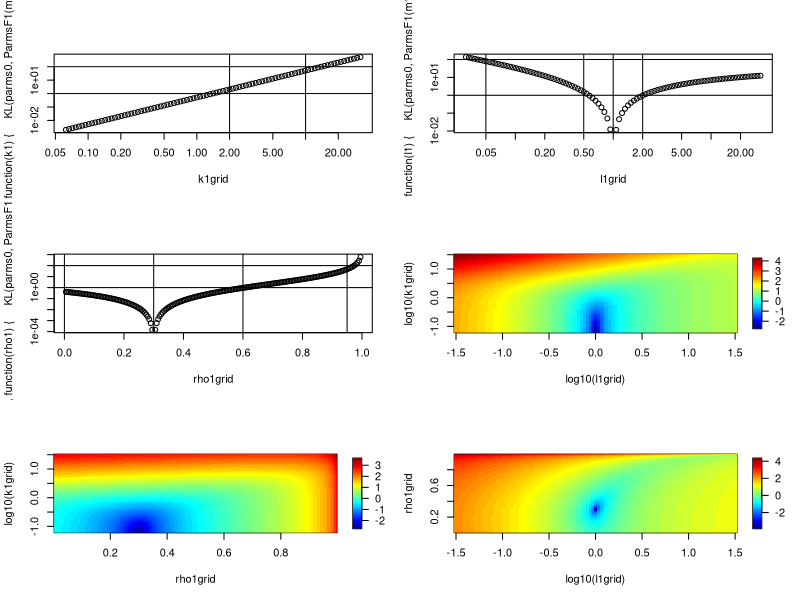

Write R code to recreate this figure. (Note: this script raises an error after producing the figure.)
# KL divergence btw F0 and F1

rm(list=ls())
library(nlme); library(flexmix); library(fields)

# Functions
KL <- function(parms1, parms2){
  invSigma2 <- solve(parms2$Sigma)
  0.5*(log(det(parms2$Sigma)/det(parms1$Sigma)) - d + sum(diag(invSigma2%*%parms1$Sigma)) +
         t(parms2$mu-parms1$mu)%*%invSigma2%*%(parms2$mu-parms1$mu))[1, 1]
}

FrobeniusNormError = function(Sigmahat,Sigma1){
  return (norm(Sigmahat - Sigma1,"F"))
}


taux_detection <- function(vrais_labels, labels_predits) {
  # S'assurer que les entrées sont binaires
  if (!all(vrais_labels %in% c(0, 1)) || !all(labels_predits %in% c(0, 1))) {
    stop("Les vecteurs doivent contenir uniquement 0 (normal) ou 1 (outlier).")
  }
  
  # Calcul des éléments de la matrice de confusion
  VP <- sum(vrais_labels == 1 & labels_predits == 1)  # Vrai Positifs
  FP <- sum(vrais_labels == 0 & labels_predits == 1)  # Faux Positifs
  FN <- sum(vrais_labels == 1 & labels_predits == 0)  # Faux Négatifs
  VN <- sum(vrais_labels == 0 & labels_predits == 0)  # Vrai Négatifs
  
  # Taux
  TPR <- if ((VP + FN) > 0) VP / (VP + FN) else NA  # Sensibilité
  FPR <- if ((FP + VN) > 0) FP / (FP + VN) else NA  # 1 - Spécificité
  
  return(list(
    TPR = TPR,
    FPR = FPR,
    VP = VP,
    FP = FP,
    FN = FN,
    VN = VN
  ))
}




# Contamination parms: F1
ParmsF1 <- function(m1, k1, l1, rho1){
  d <- length(m1)
  mu1 <- k1*m1
  sigmaSq1 <- l1*sigmaSq0
  Sigma1 <- diag(sqrt(sigmaSq1)) %*% toeplitz(rho1^(0:(d-1))) %*% diag(sqrt(sigmaSq1))
  return(list(mu1=mu1, Sigma1=Sigma1))
}


# Dims
d <- 10

# Null parms: F0
mu0 <- rep(0, d)
sigmaSq0 <- (1:d); sigmaSq0 <- sigmaSq0 / mean(sigmaSq0)
rho0 <- 0.3
Sigma0 <- diag(sqrt(sigmaSq0)) %*% toeplitz(rho0^(0:(d-1))) %*% diag(sqrt(sigmaSq0))
parms0 <- list(mu=mu0, Sigma=Sigma0)

# # Null (null) parms: F0
# mu0 <- rep(0, d)
# sigmaSq0 <- rep(1, d)
# rho0 <- 0
# Sigma0 <- diag(sqrt(sigmaSq0)) %*% toeplitz(rho0^(0:(d-1))) %*% diag(sqrt(sigmaSq0))
# parms0 <- list(mu=mu0, Sigma=Sigma0)

# Contamination
m1 <- rep(1/sqrt(d), d)
KL(parms1=parms0, parms2=ParmsF1(m1, 1, 1, 0.5))

par(mfrow=c(3, 2))
k1grid <- 2^seq(-4, 5, by=.1); k1val <- c(0, 2, 10)
plot(k1grid, sapply(k1grid, function(k1){KL(parms0, ParmsF1(m1, k1, 1, rho0))}), log='xy')
abline(h=c(1, 1e2)); abline(v=k1val)
l1grid <- 2^seq(-5, 5, .1); l1val <- c(1/20, .5, 1, 2)
plot(l1grid, sapply(l1grid, function(l1){KL(parms0, ParmsF1(m1, 0, l1, rho0))}), log='xy')
abline(h=c(1, 1e2)); abline(v=l1val)
rho1grid <- seq(0.005, 0.995, by=0.005); rho1val <- c(0, .3, .6, .95)
plot(rho1grid, sapply(rho1grid, function(rho1){KL(parms0, ParmsF1(m1, 0, 1, rho1))}), log='y')
abline(h=c(1, 1e2)); abline(v=rho1val)

KLk1l1 <- sapply(k1grid, function(k1){sapply(l1grid, function(l1){KL(parms0, ParmsF1(m1, k1, l1, rho0))})})
image.plot(log10(l1grid), log10(k1grid), log10(KLk1l1))
KLk1rho1 <- sapply(k1grid, function(k1){sapply(rho1grid, function(rho1){KL(parms0, ParmsF1(m1, k1, 1, rho1))})})
image.plot(rho1grid, log10(k1grid), log10(KLk1rho1))
KLrho1l1 <- sapply(rho1grid, function(rho1){sapply(l1grid, function(l1){KL(parms0, ParmsF1(m1, 0, l1, rho1))})})
KLrho1l1[KLrho1l1==0] <- NA
image.plot(log10(l1grid), rho1grid, log10(KLrho1l1))


##########################
#Tests effets sur norme de Frobenius variation k
#############################



erreurNormeFrobenius = array(0, dim = c(length(contamin_rate), length(methodes),length(k1grid)))
faux_positifs = array(0, dim = c(length(contamin_rate), length(methodes),length(k1grid)))
faux_negatifs = array(0, dim = c(length(contamin_rate), length(methodes),length(k1grid)))

for (i in seq_along(k1grid))
{
for (j in seq_along(contamin_rate))
{
  
  r = contamin_rate[j]
  print(paste("r ", r))
  k = k1grid[i]
  print(paste("k ",k))
  
  data <- genererEchantillon(n,d,mu1,mu2 = k*m1,p1 = 1- r/100,r/100,Sigma1,Sigma2 = Sigma1,contamin = "moyenne",cluster = FALSE)
  Z = data$Z
  compt = 1
for (m in methodes)  
{
  
  if(m == "online"){
    print (m)
  resultats = StreamingOutlierDetectionCorrectedThreshold(Z,batch = 1)
  Sigma = resultats$Sigma[nrow(Z),,]
  outliers = resultats$outlier_labels
  }
  if(m == "streaming"){
    print (m)
    resultats = StreamingOutlierDetectionCorrectedThreshold(Z,batch = ncol(Z))
    Sigma = resultats$Sigma[nrow(Z),,]
    outliers = resultats$outlier_labels
  }
  
  
  print(paste("i = ",i))
  print(paste("compt = ",compt))
  print(paste("j = ",j))
  #print("m = ",m)
  erreurNormeFrobenius[j,compt,i] = norm(Sigma - Sigma1,"F")  
  
  
  
  tc <- table(data$labelsVrais[1:(nrow(Z))], as.numeric(outliers)[1:(nrow(Z))])
  if ("0" %in% rownames(tc)){
  if((tc["0","0"] + tc["0","1"]) != 0)
  {faux_positifs[j,compt,i]   <-(tc["0", "1"]/(tc["0", "1"] + tc["0", "0"]))*100}
  }
  if ("1" %in% rownames(tc)){
  if((tc["1","0"] + tc["1","1"]) != 0)
  {faux_negatifs[j,compt,i]   <-(tc["1", "1"]/(tc["1", "1"] + tc["1", "0"]))*100}}
  compt = compt + 1
} 
  
}

}

save(erreurNormeFrobenius,file ="erreurNormeFrobeniusKGrid.Rdata") 
save(faux_positifs,file ="faux_positifsKGrid.Rdata") 
save(faux_negatifs,file ="faux_negatifsKGrid.Rdata") 

plot(k1grid,faux_negatifs[9,2,])

###########################################
#Variation de l1grid
###########################################


erreurNormeFrobeniusL1 = array(0, dim = c(length(contamin_rate), length(methodes),length(l1grid)))
faux_positifsL1 = array(0, dim = c(length(contamin_rate), length(methodes),length(l1grid)))
faux_negatifsL1 = array(0, dim = c(length(contamin_rate), length(methodes),length(l1grid)))




for (i in seq_along(l1grid))
{
  for (j in seq_along(contamin_rate))
  {
    
    r = contamin_rate[j]
    print(paste("r ", r))
    k = l1grid[i]
    print(paste("k ",k))
    
    data <- genererEchantillon(n,d,mu1,mu2 = mu1,p1 = 1- r/100,r/100,Sigma1,Sigma2 = k*Sigma1,contamin = "variance",cluster = FALSE)
    Z = data$Z
    compt = 1
    for (m in methodes)  
    {
      
      if(m == "online"){
        print (m)
        resultats = StreamingOutlierDetectionCorrectedThreshold(Z,batch = 1)
        Sigma = resultats$Sigma[nrow(Z),,]
        outliers = resultats$outlier_labels
      }
      if(m == "streaming"){
        print (m)
        resultats = StreamingOutlierDetectionCorrectedThreshold(Z,batch = ncol(Z))
        Sigma = resultats$Sigma[nrow(Z),,]
        outliers = resultats$outlier_labels
      }
      
      
      print(paste("i = ",i))
      print(paste("compt = ",compt))
      print(paste("j = ",j))
      #print("m = ",m)
      erreurNormeFrobeniusL1[j,compt,i] = norm(Sigma - Sigma1,"F")  
      
      
      
      tc <- table(data$labelsVrais[1:(nrow(Z))], as.numeric(outliers)[1:(nrow(Z))])
      if ("0" %in% rownames(tc)){
        if((tc["0","0"] + tc["0","1"]) != 0)
        {faux_positifsL1[j,compt,i]   <-(tc["0", "1"]/(tc["0", "1"] + tc["0", "0"]))*100}
      }
      if ("1" %in% rownames(tc)){
        if((tc["1","0"] + tc["1","1"]) != 0)
        {faux_negatifsL1[j,compt,i]   <-(tc["1", "1"]/(tc["1", "1"] + tc["1", "0"]))*100}}
      compt = compt + 1
    } 
    
  }
  
}



###########################################
#Variation de rho1grid
###########################################


erreurNormeFrobeniusRho = array(0, dim = c(length(contamin_rate), length(methodes),length(rho1grid)))
faux_positifsRho = array(0, dim = c(length(contamin_rate), length(methodes),length(rho1grid)))
faux_negatifsRho = array(0, dim = c(length(contamin_rate), length(methodes),length(rho1grid)))



for (i in seq_along(rho1grid))
{
  for (j in seq_along(contamin_rate))
  {
    
    r = contamin_rate[j]
    print(paste("r ", r))
    k = rho1grid[i]
    print(paste("k ",k))
    Sigma1 <- diag(sqrt(sigmaSq0)) %*% toeplitz(k^(0:(d-1))) %*% diag(sqrt(sigmaSq0))
    data <- genererEchantillon(n,d,mu1,mu2 = mu1,p1 = 1- r/100,r/100,Sigma1,Sigma2 = Sigma1,contamin = "moyenne",cluster = FALSE)
    Z = data$Z
    compt = 1
    for (m in methodes)  
    {
      
      if(m == "online"){
        print (m)
        resultats = StreamingOutlierDetectionCorrectedThreshold(Z,batch = 1)
        Sigma = resultats$Sigma[nrow(Z),,]
        outliers = resultats$outlier_labels
      }
      if(m == "streaming"){
        print (m)
        resultats = StreamingOutlierDetectionCorrectedThreshold(Z,batch = ncol(Z))
        Sigma = resultats$Sigma[nrow(Z),,]
        outliers = resultats$outlier_labels
      }
      
      
      print(paste("i = ",i))
      print(paste("compt = ",compt))
      print(paste("j = ",j))
      #print("m = ",m)
      erreurNormeFrobeniusRho[j,compt,i] = norm(Sigma - Sigma1,"F")  
      
      
      
      tc <- table(data$labelsVrais[1:(nrow(Z))], as.numeric(outliers)[1:(nrow(Z))])
      if ("0" %in% rownames(tc)){
        if((tc["0","0"] + tc["0","1"]) != 0)
        {faux_positifsRho[j,compt,i]   <-(tc["0", "1"]/(tc["0", "1"] + tc["0", "0"]))*100}
      }
      if ("1" %in% rownames(tc)){
        if((tc["1","0"] + tc["1","1"]) != 0)
        {faux_negatifsRho[j,compt,i]   <-(tc["1", "1"]/(tc["1", "1"] + tc["1", "0"]))*100}}
      compt = compt + 1
    } 
    
  }
  
}

#################################################
#Variation de k1, de l1 et de rho
#################################################

erreurNormeFrobeniusk1l1rho1 = array(0, dim = c(length(contamin_rate), length(methodes),length(k1grid),length(l1grid),length(rho1grid)))
faux_positifsk1l1rho1 = array(0, dim = c(length(contamin_rate), length(methodes),length(k1grid),length(l1grid),length(rho1grid)))
faux_negatifsk1l1rho1 = array(0, dim = c(length(contamin_rate), length(methodes),length(k1grid),length(l1grid),length(rho1grid)))


for (t in seq_along(rho1grid)){
for (i in seq_along(k1grid))
{
  for (s in seq_along(l1grid)){
    
  for (j in seq_along(contamin_rate))
  {
    
    r = contamin_rate[j]
    print(paste("r ", r))
    k = k1grid[i]
    g = l1grid[s]
    w = rho1grid[t]
    print(paste("k ",k))
    Sigma1 <- diag(sqrt(sigmaSq0)) %*% toeplitz(w^(0:(d-1))) %*% diag(sqrt(sigmaSq0))
    data <- genererEchantillon(n,d,mu1,mu2 = m1*k,p1 = 1- r/100,r/100,Sigma1,Sigma2 = g*Sigma1,contamin = "moyenne_variance",cluster = FALSE)
    Z = data$Z
    compt = 1
    for (m in methodes)  
    {
      
      if(m == "online"){
        print (m)
        resultats = StreamingOutlierDetectionCorrectedThreshold(Z,batch = 1)
        Sigma = resultats$Sigma[nrow(Z),,]
        outliers = resultats$outlier_labels
      }
      if(m == "streaming"){
        print (m)
        resultats = StreamingOutlierDetectionCorrectedThreshold(Z,batch = ncol(Z))
        Sigma = resultats$Sigma[nrow(Z),,]
        outliers = resultats$outlier_labels
      }
      
      
      print(paste("i = ",i))
      print(paste("compt = ",compt))
      print(paste("j = ",j))
      #print("m = ",m)
      erreurNormeFrobeniusk1l1rho1[j,compt,i,s,t] = norm(Sigma - Sigma1,"F")  
      
      
      
      tc <- table(data$labelsVrais[1:(nrow(Z))], as.numeric(outliers)[1:(nrow(Z))])
      if ("0" %in% rownames(tc)){
        if((tc["0","0"] + tc["0","1"]) != 0)
        {faux_positifsk1l1rho1[j,compt,i,s,t]   <-(tc["0", "1"]/(tc["0", "1"] + tc["0", "0"]))*100}
      }
      if ("1" %in% rownames(tc)){
        if((tc["1","0"] + tc["1","1"]) != 0)
        {faux_negatifsk1l1rho1[j,compt,i,s,t]   <-(tc["1", "1"]/(tc["1", "1"] + tc["1", "0"]))*100}}
      compt = compt + 1
    } 
  }
  }
}
}





#########################################################
#Seuil
########################################################

calcule_fp = function(corr = TRUE){
  methodes= c("streaming","online","offline")
  contamin_rate = c("0","2","5","10","15","20","25","30","40")
  fp_seuil =array(0,dim = c(length(contamin_rate), length(methodes)))
  
for (k in seq_along(contamin_rate))
{
 r = 0 
 compt = 1
  data <- genererEchantillon(n,d,mu1,mu2 = k*mu1,p1 = 1- r/100,r/100,Sigma1,Sigma2 = Sigma1,contamin = "moyenne",cluster = FALSE)
  Z = data$Z
  for (m in methodes){
    
    
    
    
    if(m == "offline"){
      
      resultats = OfflineOutlierDetectionCorr(Z)
      
      mu_hat = resultats$median
      Sigma = resultats$variance
      distances = resultats$distances
      # if (corr == TRUE){
      # cutoffCorr = qchisq(.95,df = d)*median(resultats$distances)/qchisq(.5,df = d)
      # 
      # resultats = OfflineOutlierDetectionCorr(Z,cutoff = cutoffCorr)
      # }
      # outliers = resultats$outlier_labels
      # 
      
    }
    
  if(m == "online"){
    print (m)
    resultats = StreamingOutlierDetectionCorr(Z,batch = 1)
    Sigma = resultats$Sigma[nrow(Z),,]
    distance = resultats$distances
    outliers = resultats$outlier_labels
    
    if(corr == TRUE){
    cutoffCorr = rep(0,nrow(Z))
    outliers = rep(0,nrow(Z))
    for (s in (1 : nrow(Z)))
    {
      cutoffCorr[s]  = qchisq(.95,df = d)*median(resultats$distances[1:s])/qchisq(.5,df = d)
      if (distance[s] > cutoffCorr[s]) {outliers[s] = 1}
    }}
    #cutoffCorr = qchisq(.95,df = d)*median(resultats$distances)/qchisq(.5,df = d)
    #resultats = StreamingOutlierDetection(Z,batch = 1,cutoff = cutoffCorr)
    #outliers = resultats$outlier_labels
   
  }
  if(m == "streaming"){
    print (m)
    resultats = StreamingOutlierDetectionCorr(Z,batch = ncol(Z))
    Sigma = resultats$Sigma[nrow(Z),,]
    outliers = resultats$outlier_labels
    #cutoffCorr = qchisq(.95,df = d)*median(resultats$distances)/qchisq(.5,df = d)
    #resultats = StreamingOutlierDetection(Z,batch = 1,cutoff = cutoffCorr)
    distance = resultats$distances
    
    outliers = resultats$outlier_labels
    if(corr == TRUE){
    cutoffCorr = rep(0,nrow(Z))
    outliers = rep(0,nrow(Z))
    for (s in (1 : nrow(Z)))
    {
      cutoffCorr[s]  = qchisq(.95,df = d)*median(resultats$distances[1:s])/qchisq(.5,df = d)
      if (distance[s] > cutoffCorr[s]) {outliers[s] = 1}
    }}

  }
  
  
  tc <- table(data$labelsVrais[1:(nrow(Z))], as.numeric(outliers)[1:(nrow(Z))])
  if ("0" %in% rownames(tc)){
    if((tc["0","0"] + tc["0","1"]) != 0)
    {fp_seuil[k,compt]   <-(tc["0", "1"]/(tc["0", "1"] + tc["0", "0"]))*100
    print(fp_seuil[k,compt])}
  }
  # if ("1" %in% rownames(tc)){
  #   if((tc["1","0"] + tc["1","1"]) != 0)
  #   {fp_seuil[k,compt]   <-(tc["1", "1"]/(tc["1", "1"] + tc["1", "0"]))*100
  #   print(fp_seuil[k,compt])}}
   compt = compt + 1}
}
return(fp_seuil = fp_seuil)
}  
  
fp_seuil = calcule_fp(corr = FALSE)

# Paramètres
alpha <- 0.05
conf_level <- 1 - alpha
p_seq <- seq(0.6, 1, length.out = 200)
N <- n  # N doit être défini au préalable

# Calcul des n0 et des x théoriques
n0 <- floor(p_seq * N)
x <- round(n0 * alpha)

# Calcul de l’intervalle de confiance exact (Clopper-Pearson)
conf <- binom.confint(x = x, n = n0, conf.level = conf_level, methods = "exact")


# Tracé des bornes
plot(p_seq, conf$lower, type = "l", col = "blue", lwd = 2,
     ylim = c(0, 0.15), xlab = "p (proportion pour n0 = p * N)",
     ylab = "Intervalle de confiance de la proportion",
     main = "IC à 95% pour Bin(n0, alpha = 0.05)")
lines(p_seq, conf$upper, col = "red", lwd = 2)

fp_positions = c(1.00, 0.95, 0.9,  0.85, 0.80, 0.75, 0.70, 0.65,0.60)
length(fp_positions)
fp_online_values = fp_seuil[,1]/100
points(fp_positions, fp_online_values, col = "darkgreen", pch = 19)


fp_streaming_values = fp_seuil[,2]/100
points(fp_positions, fp_streaming_values, col = "orange", pch = 19)


fp_offline_values = fp_seuil[,3]/100
points(fp_positions, fp_offline_values, col = "black", pch = 19)


# Configuration de la fenêtre graphique 
par(mfrow = c(2, 2))

# --- Graphique 1 : Online ---
plot(p_seq, conf$lower, type = "l", col = "blue", lwd = 2,
     ylim = c(0, 0.15), 
     xlab = "p (proportion pour n0 = p * N)",
     ylab = "Taux de faux positifs",
     main = "Online Streaming")
lines(p_seq, conf$upper, col = "red", lwd = 2)
points(fp_positions, fp_online_values, col = "darkgreen", pch = 19)
#legend("topright", legend = c("IC inférieur", "IC supérieur", "Observé Online"),
 #      col = c("blue", "red", "darkgreen"), lwd = c(2, 2, NA), pch = c(NA, NA, 19))

# --- Graphique 2 : Streaming ---
plot(p_seq, conf$lower, type = "l", col = "blue", lwd = 2,
     ylim = c(0, 0.15),
     xlab = "p (proportion pour n0 = p * N)",
     ylab = "Taux de faux positifs",
     main = "Streaming")
lines(p_seq, conf$upper, col = "red", lwd = 2)
points(fp_positions, fp_streaming_values, col = "orange", pch = 19)
# legend("topright", legend = c("IC inférieur", "IC supérieur", "Observé Streaming"),
#        col = c("blue", "red", "orange"), lwd = c(2, 2, NA), pch = c(NA, NA, 19))

# --- Graphique 3 : Offline ---
plot(p_seq, conf$lower, type = "l", col = "blue", lwd = 2,
     ylim = c(0, 0.15),
     xlab = "p (proportion pour n0 = p * N)",
     ylab = "Taux de faux positifs",
     main = "Offline")
lines(p_seq, conf$upper, col = "red", lwd = 2)
points(fp_positions, fp_offline_values, col = "black", pch = 19)
# legend("topright", legend = c("IC inférieur", "IC supérieur", "Observé Offline"),
#        col = c("blue", "red", "black"), lwd = c(2, 2, NA), pch = c(NA, NA, 19))

# Titre global
mtext("Comparaison des taux de faux positifs - Streaming Online et Offline après correction", 
      outer = TRUE, cex = 1.2, font = 2)
